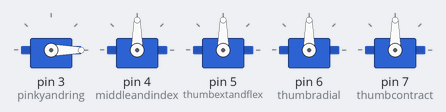
A sketch run on a simulated Arduino Uno, built with avr-gcc and run on an emulated ATmega328P. On the bench: 5 × servo.

Above: at 0.05 s.
At 4.25 s:
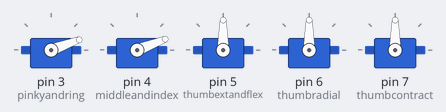
At 8.55 s:
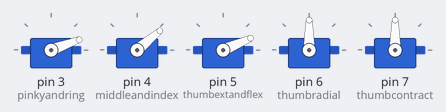
At 17.0 s:
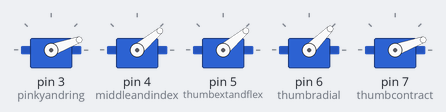
At 20.2 s:
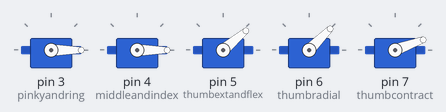
At 30.0 s:
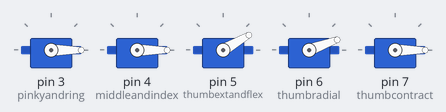
Timing chart, 0 to 40.0 s (numbered marks = the images above):
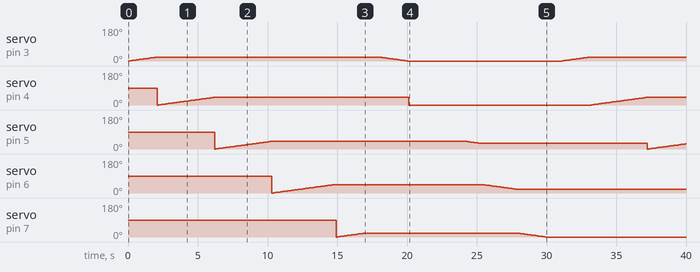

The sketch:

pinching.ino
```cpp
#include <Servo.h>

Servo pinkyandring;
Servo middleandindex;
Servo thumbextandflex;
Servo thumbradial;
Servo thumbcontract;


void setup() {
  pinkyandring.attach(3);
  middleandindex.attach(4);
  thumbextandflex.attach(5);
  thumbradial.attach(6);
  thumbcontract.attach(7);
}

void loop() {


for (int pos = 0; pos <= 20; pos += 1) {
    pinkyandring.write(pos);
    delay(100);
  }


for (int pos = 0; pos <= 40; pos += 1) {
    middleandindex.write(pos);
    delay(100);
  }


for (int pos = 0; pos <= 40; pos += 1) {
    thumbextandflex.write(pos);
    delay(100);
  }


for (int pos = 0; pos <= 45; pos += 1) {
    thumbradial.write(pos);
    delay(100);
  }


for (int pos = 0; pos <= 20; pos += 1) {
    thumbcontract.write(pos);
    delay(100);
  }

    delay(1000);


for (int pos = 20; pos >= 0; pos -= 1) {
    pinkyandring.write(pos);
    delay(100);
  }


for (int pos = 40; pos >= 0; pos -= 1) {
    middleandindex.write(0);
    delay(100);
  }


for (int pos = 40; pos >= 30; pos -= 1) {
    thumbextandflex.write(pos);
    delay(100);
  }


for (int pos = 45; pos >= 20; pos -= 1) {
    thumbradial.write(pos);
    delay(100);
  }


for (int pos = 20; pos >= 0; pos -= 1) {
    thumbcontract.write(pos);
    delay(100);
  }

    delay(1000);

}
```

Measured:
- by itself, servo on pin 3 (pinkyandring): 0° → 1° at 0.10 s, → 2° 0.10 s later, → 3° 0.10 s later, → 4° 0.10 s later, … (60 changes in this stretch)
- by itself, servo on pin 4 (middleandindex): ramps from 0° to 40° and jumps back, once every 18.0 s
- by itself, servo on pin 6 (thumbradial): 90° → 0° at 10.3 s, → 1° 0.10 s later, → 2° 0.10 s later, → 3° 0.10 s later, … (71 changes in this stretch)
- by itself, servo on pin 7 (thumbcontract): 90° → 0° at 14.9 s, → 1° 0.10 s later, → 2° 0.10 s later, → 3° 0.10 s later, … (41 changes in this stretch)
- by itself, servo on pin 5 (thumbextandflex): 90° → 0° at 6.2 s, → 1° 0.10 s later, → 2° 0.10 s later, → 3° 0.10 s later, … (79 changes in this stretch)
